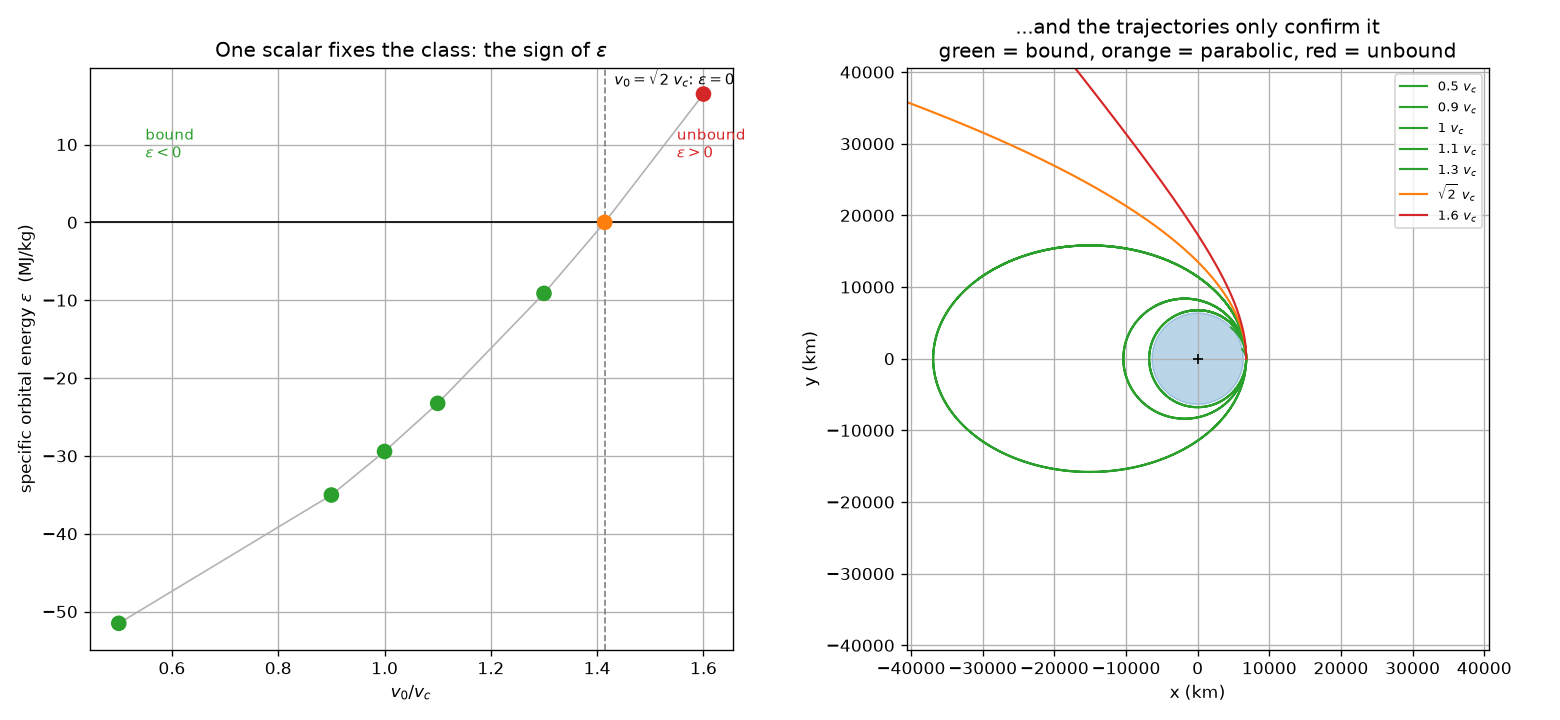

The script that saved this image:
"""Module 2 -- Coding Challenge: energy classification.

Specific orbital energy (energy per unit mass -- keeps the algebra clean):

    epsilon = v^2 / 2  -  mu / r

For the two-body problem epsilon is conserved, and its sign alone fixes the
fate of the orbit:

    epsilon < 0   ->  bound      (ellipse; a = -mu / 2 epsilon, finite period)
    epsilon = 0   ->  parabolic  (escape boundary, v = v_esc = sqrt(2) v_c)
    epsilon > 0   ->  unbound    (hyperbola; leaves and never returns)

The point of this file: classify every initial condition from that one scalar
*before* integrating anything. Brute force would mean propagating each orbit
for a full period -- hours of wall-clock and simulated time for the eccentric
cases -- just to see whether it comes back. epsilon answers in one subtraction.

Part 2 reuses the same scalar the other way round: because epsilon *should*
never change, any drift an integrator introduces is pure numerical error, so
it doubles as a scorecard for forward Euler vs RK4.

Model, constants, integrators: imported unchanged from orbit_euler / orbit_rk4.
"""

import numpy as np
import matplotlib.pyplot as plt

from orbit_euler import (
    MU_EARTH, R_EARTH, R0,
    dynamics, circular_speed, orbital_period, simulate, euler_step, radius,
    specific_energy,
)
from orbit_rk4 import rk4_step


# ===========================================================================
# Part 1 -- classify orbits from epsilon alone
# ===========================================================================
def specific_angular_momentum(states):
    """L = r x v (z-component); constant for any central force."""
    rx, ry, vx, vy = states[:, 0], states[:, 1], states[:, 2], states[:, 3]
    return rx * vy - ry * vx


def classify(r, v):
    """Everything the scalar epsilon (plus L) tells us, with zero integration.

    Assumes a perpendicular launch at radius r (so r is an apsis).
    """
    eps = 0.5 * v ** 2 - MU_EARTH / r
    h = r * v
    scale = MU_EARTH / r                       # ~ |epsilon| of the circular orbit
    e = np.sqrt(max(0.0, 1.0 + 2.0 * eps * h ** 2 / MU_EARTH ** 2))

    info = {"eps": eps, "e": e}
    if eps < -1e-9 * scale:
        a = -MU_EARTH / (2.0 * eps)
        info.update(kind="bound (ellipse)", a=a,
                    period=orbital_period(MU_EARTH, a),
                    r_peri=a * (1 - e), r_apo=a * (1 + e))
        if info["r_peri"] <= R_EARTH:
            info["kind"] = "bound, but perigee < R_E -> re-entry"
    elif eps > 1e-9 * scale:
        info["kind"] = "unbound (hyperbola) -> escape"
    else:
        info["kind"] = "parabolic (epsilon = 0) -> escape boundary"
    return info


def propagate(state0, dt, t_max, r_escape):
    """Minimal RK4 propagation used only to *confirm* the classification."""
    s = np.asarray(state0, dtype=float)
    traj = [s]
    t, event = 0.0, "completed"
    while t < t_max:
        s = rk4_step(dynamics, s, t, dt)
        traj.append(s)
        t += dt
        r = np.hypot(s[0], s[1])
        if r <= R_EARTH:
            event = "hit surface"
            break
        if r >= r_escape:
            event = "left system"
            break
    return np.array(traj), event


FACTORS = [0.5, 0.9, 1.0, 1.1, 1.3, np.sqrt(2), 1.6]


def _tag(k):
    return "sqrt2" if abs(k - np.sqrt(2)) < 1e-9 else f"{k:.2f}"


def part1_classification():
    v_c = circular_speed(MU_EARTH, R0)
    T_c = orbital_period(MU_EARTH, R0)

    print("=" * 78)
    print("PART 1 -- CLASSIFY EACH ORBIT FROM epsilon, BEFORE PLOTTING ANYTHING")
    print("=" * 78)
    print(f"launch radius r0 = {R0/1e3:.1f} km    v_c = sqrt(mu/r0) = {v_c:.1f} m/s")
    print(f"parabolic escape speed  v_esc = sqrt(2) v_c = {np.sqrt(2)*v_c:.1f} m/s")
    print()
    print(f"{'v0/v_c':>7} {'v0 (m/s)':>10} {'epsilon (J/kg)':>16} {'sign':>5} "
          f"{'e':>6}  classification (scalar only)")
    print("-" * 78)

    results = []
    for k in FACTORS:
        v0 = k * v_c
        info = classify(R0, v0)
        sign = "< 0" if info["eps"] < -1 else ("> 0" if info["eps"] > 1 else "= 0")
        print(f"{_tag(k):>7} {v0:>10.1f} {info['eps']:>16.3e} {sign:>5} "
              f"{info['e']:>6.3f}  {info['kind']}")
        results.append((k, v0, info))

    print()
    print("Cost of the alternative -- integrating until the orbit reveals itself:")
    for k, v0, info in results:
        if "period" in info:
            print(f"  {_tag(k):>7} v_c : one full period = {info['period']:>9.0f} s "
                  f"= {info['period']/3600:5.2f} h of propagation to see it return")
        else:
            print(f"  {_tag(k):>7} v_c : never returns -- you would integrate forever "
                  f"waiting for a period that does not exist")
    print("  epsilon gave every one of these answers with one multiply and one "
          "subtract.")
    print()

    # ---- confirm the predictions by actually integrating -------------------
    print("Confirming each prediction with a short RK4 run:")
    trajectories = []
    for k, v0, info in results:
        t_max = 2.3 * info["period"] if "period" in info else 6.0 * T_c
        traj, event = propagate([R0, 0.0, 0.0, v0], dt=5.0, t_max=t_max,
                                r_escape=15.0 * R0)
        if "re-entry" in info["kind"]:
            expected = {"hit surface"}
        elif "period" in info:                 # bound ellipse / circle
            expected = {"completed"}
        else:                                  # parabolic / hyperbolic
            expected = {"left system"}
        ok = "OK" if event in expected else "CHECK"
        print(f"  {_tag(k):>7} v_c : predicted {info['kind']:<44} "
              f"sim -> {event:<12} [{ok}]")
        trajectories.append((k, traj, info))
    print("=" * 78)

    _plot_classification(results, trajectories, v_c)
    return v_c, T_c


def _plot_classification(results, trajectories, v_c):
    ks = np.array([r[0] for r in results])
    eps = np.array([r[2]["eps"] for r in results])

    fig, (ax1, ax2) = plt.subplots(1, 2, figsize=(13, 6))

    colors = ["tab:green" if e < 0 else ("tab:orange" if abs(e) < 1 else "tab:red")
              for e in eps]
    ax1.axhline(0.0, color="k", lw=1)
    ax1.axvline(np.sqrt(2), color="grey", ls="--", lw=1)
    ax1.plot(ks, eps / 1e6, "-", color="0.7", lw=1, zorder=1)
    ax1.scatter(ks, eps / 1e6, c=colors, s=70, zorder=3)
    ax1.text(np.sqrt(2), ax1.get_ylim()[1], r"  $v_0=\sqrt{2}\,v_c$: $\epsilon=0$",
             va="top", fontsize=9)
    ax1.text(0.55, eps.max() / 1e6 * 0.5, "bound\n$\\epsilon<0$", color="tab:green",
             fontsize=9)
    ax1.text(1.55, eps.max() / 1e6 * 0.5, "unbound\n$\\epsilon>0$", color="tab:red",
             fontsize=9)
    ax1.set_xlabel(r"$v_0 / v_c$")
    ax1.set_ylabel(r"specific orbital energy $\epsilon$  (MJ/kg)")
    ax1.set_title(r"One scalar fixes the class: the sign of $\epsilon$")
    ax1.grid(True)

    theta = np.linspace(0, 2 * np.pi, 200)
    ax2.fill(R_EARTH / 1e3 * np.cos(theta), R_EARTH / 1e3 * np.sin(theta),
             color="tab:blue", alpha=0.3)
    ax2.plot(0, 0, "+", color="k")
    for (k, traj, info), c in zip(trajectories,
                                  ["tab:green" if info["eps"] < 0 else
                                   ("tab:orange" if abs(info["eps"]) < 1 else "tab:red")
                                   for _, _, info in trajectories]):
        tag = r"$\sqrt{2}$" if abs(k - np.sqrt(2)) < 1e-9 else f"{k:g}"
        ax2.plot(traj[:, 0] / 1e3, traj[:, 1] / 1e3, color=c, lw=1.3,
                 label=f"{tag} $v_c$")
    lim = 6 * R0 / 1e3
    ax2.set_xlim(-lim, lim)
    ax2.set_ylim(-lim, lim)
    ax2.set_aspect("equal")
    ax2.set_xlabel("x (km)")
    ax2.set_ylabel("y (km)")
    ax2.set_title("...and the trajectories only confirm it\n"
                  "green = bound, orange = parabolic, red = unbound")
    ax2.grid(True)
    ax2.legend(fontsize=8, loc="upper right")

    fig.tight_layout()
    fig.savefig("orbital_energy.png", dpi=120)


# ===========================================================================
# Part 2 -- the same scalar as an integrator scorecard
# ===========================================================================
def drift(series):
    return abs((series[-1] - series[0]) / series[0])


def part2_integrator_scorecard(v_c, T_c):
    state0 = np.array([R0, 0.0, 0.0, v_c])       # the clean circular orbit
    integrators = {"forward Euler": euler_step, "RK4": rk4_step}
    dt_sweep = [8.0, 4.0, 2.0, 1.0]
    n_orbits = 2

    print()
    print("=" * 78)
    print("PART 2 -- epsilon SHOULD NOT MOVE, SO ITS DRIFT SCORES THE INTEGRATOR")
    print("=" * 78)
    print(f"{'dt (s)':>7} | {'Euler d(eps)':>14} {'Euler d(L)':>12} | "
          f"{'RK4 d(eps)':>14} {'RK4 d(L)':>12}")
    print("-" * 78)
    for dt in dt_sweep:
        cells = []
        for step in integrators.values():
            _, s = simulate(state0, dt, n_orbits * T_c, step=step)
            cells.append(f"{drift(specific_energy(s)):>14.2e} "
                         f"{drift(specific_angular_momentum(s)):>12.2e}")
        print(f"{dt:>7.0f} | " + " | ".join(cells))
    print()
    print("Euler's epsilon error ~halves when dt halves (1st order) and is one-")
    print("signed, so it compounds every orbit -> the spiral in orbit_euler.png.")
    print("RK4's falls ~30x per halving until it hits round-off near 1e-14.")
    print("Same check, no analytical solution required.")
    print("=" * 78)

    dt0 = 10.0
    fig, (ax_e, ax_l) = plt.subplots(2, 1, sharex=True, figsize=(8, 6))
    for name, step in integrators.items():
        t, s = simulate(state0, dt0, n_orbits * T_c, step=step)
        orbits = t / T_c
        eps = specific_energy(s)
        angm = specific_angular_momentum(s)
        ax_e.plot(orbits, (eps - eps[0]) / abs(eps[0]), label=name)
        ax_l.plot(orbits, (angm - angm[0]) / abs(angm[0]), label=name)
    ax_e.set_ylabel(r"$(\epsilon - \epsilon_0)/|\epsilon_0|$")
    ax_e.set_title(f"Invariant drift vs orbit number (dt = {dt0:.0f} s)")
    ax_e.grid(True); ax_e.legend()
    ax_l.set_ylabel(r"$(L - L_0)/|L_0|$")
    ax_l.set_xlabel("orbits completed")
    ax_l.grid(True); ax_l.legend()
    fig.tight_layout()
    fig.savefig("orbital_energy_drift.png", dpi=120)


if __name__ == "__main__":
    v_c, T_c = part1_classification()
    part2_integrator_scorecard(v_c, T_c)
    plt.show()
